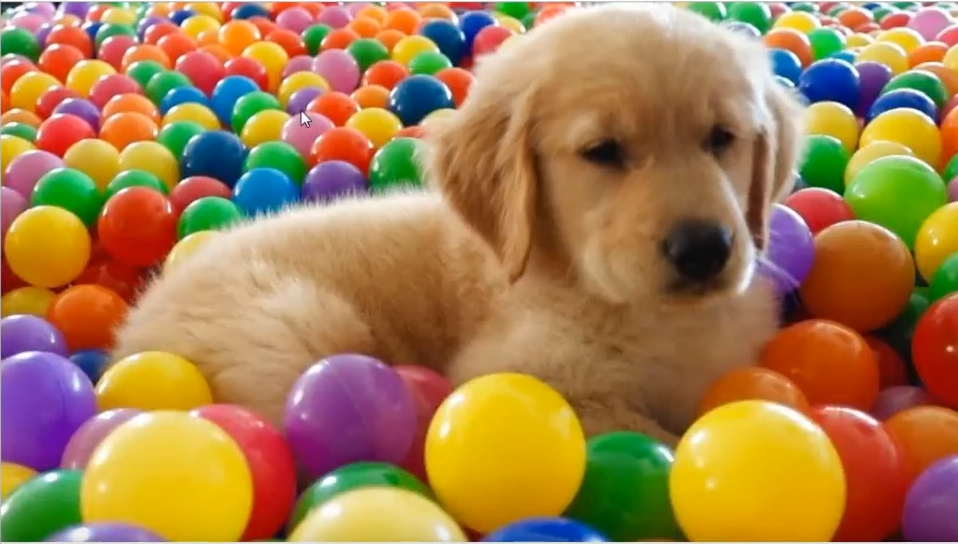
#> input picture GoruntuIsleme/2.Egitim/4-GoruntuIslemeTeknikleri/input/kopek.png, 958 x 544 px
$ jupyter execute 3-BlendingVePasting.ipynb   (shell and % lines are left out)
#> lines starting #> are read from the running program, lines starting #| are printed output that depends on the picture; after the words box and inside, x2 and y2 are one past the last pixel; in counts of white or black regions, pixels touching at a corner belong together
[cell 1]
import cv2
import matplotlib.pyplot as plt
import numpy as np

[cell 2]
img1=cv2.imread("input/kopek.png")
#> img1 is the input picture: shape (544, 958, 3); mean B, G, R 78.9, 126, 165.3
img2=cv2.imread("input/uyari.jpg")
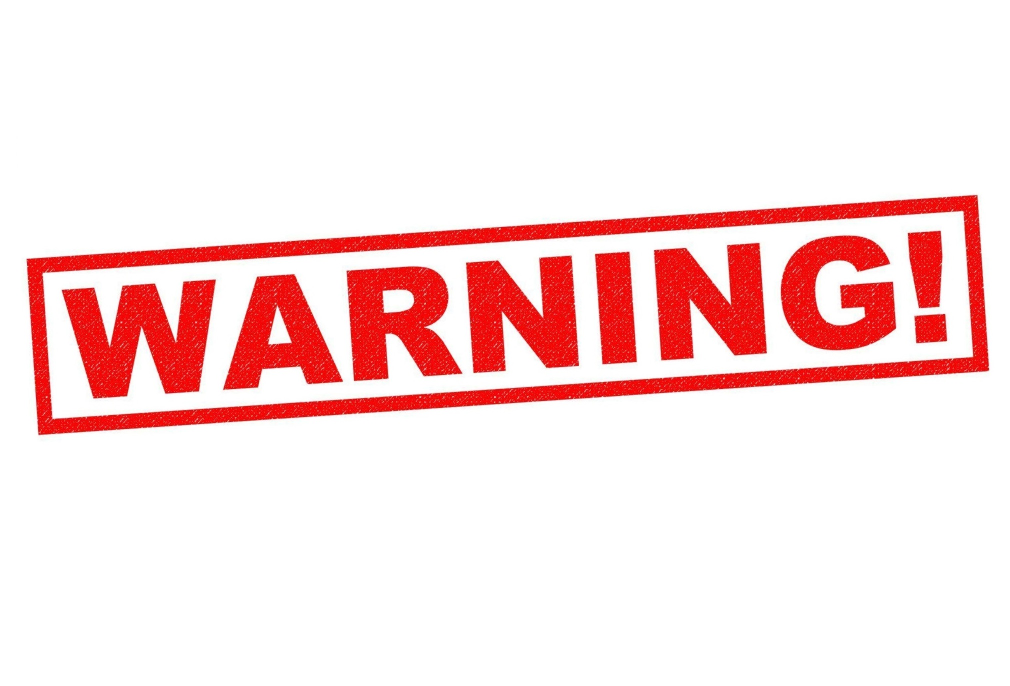
#> input picture GoruntuIsleme/2.Egitim/4-GoruntuIslemeTeknikleri/input/uyari.jpg, 2020 x 1372 px (shown at 1/2 size)
#> img2 is the input picture: shape (1372, 2020, 3); mean B, G, R 222.7, 222.9, 251.4

[cell 3]
# fotoğrafları rgb formatına getirdik
img1_rgb=cv2.cvtColor(img1,cv2.COLOR_BGR2RGB)
img2_rgb=cv2.cvtColor(img2,cv2.COLOR_BGR2RGB)

[cell 4]
print(img1_rgb.shape)
#| (544, 958, 3)
print(img2_rgb.shape)
#| (1372, 2020, 3)

[cell 5]
#şimdi iki fotoğrafın boyutlarını eşitleyeceğzi
img1_rgb=cv2.resize(img1_rgb,(1200,1200))
#> img1_rgb: shape (1200, 1200, 3)
img2_rgb=cv2.resize(img2_rgb,(1200,1200))
#> img2_rgb: shape (1200, 1200, 3)

[cell 6]
blende=cv2.addWeighted(img1_rgb,0.5,img2_rgb,0.5,0) # gama parametresi tüm piksel değerlerine eklenecek olan parametredir ( 5. parametre ) buna 0 verdik
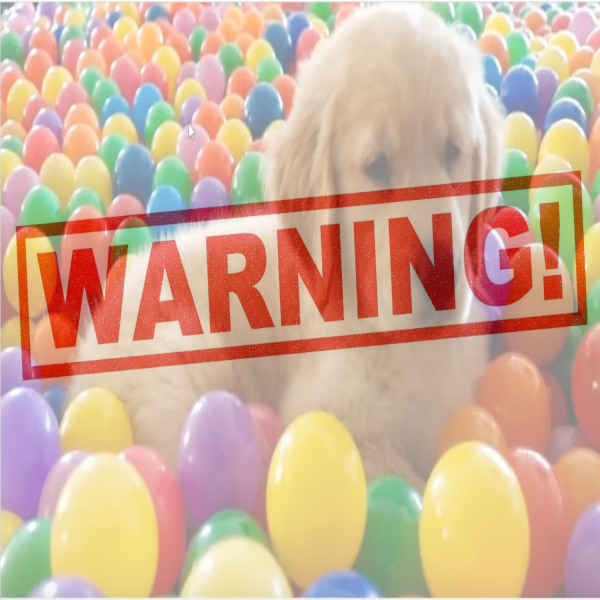
#> blende: shape (1200, 1200, 3) (shown at 1/2 size); mean R, G, B 208.3, 174.4, 150.8
plt.imshow(blende)

## iki farklı boyuttaki fotoğrafı birbirine yapıştıracağız

[cell 7]
img1_rgb=cv2.resize(img1_rgb,(1300,700))
#> img1_rgb: shape (700, 1300, 3)
img2_rgb=cv2.resize(img2_rgb,(600,600))
#> img2_rgb: shape (600, 600, 3)

[cell 8]
# yeniden isimlerndirelim
large_image=img1_rgb
small_image=img2_rgb

[cell 9]
# şimdi yapıştıralım
large_image[0:600,0:600]=small_image # dedik ki large_image imin x ve y de 0 dan 600 e kadar olan kısımları small_image olsun
plt.imshow(large_image)

## Blend ( karışım ) işlemi

[cell 10]
img1_rgb=cv2.resize(img1_rgb,(1280,720))
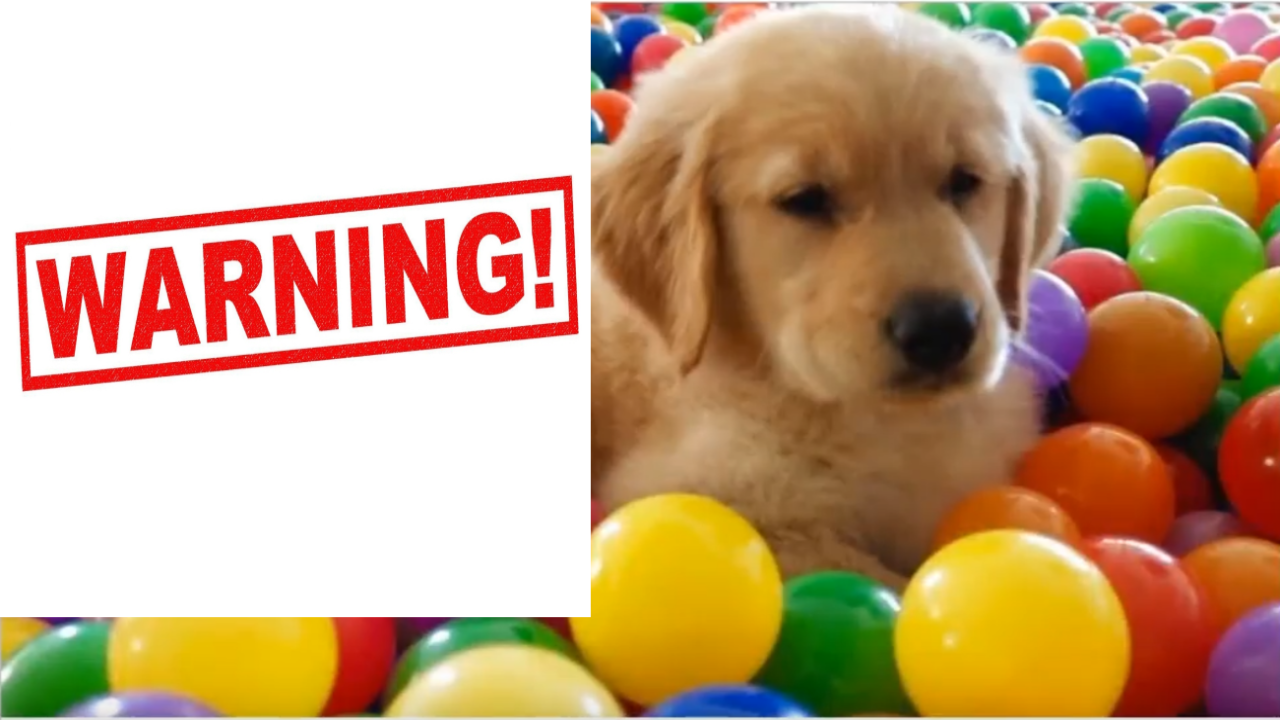
#> img1_rgb: shape (720, 1280, 3); mean R, G, B 196.2, 163.4, 128.5
img1_rgb.shape
#> Out = (720, 1280, 3)

[cell 11]
roi=img1_rgb[0:720,600:1280] # önce y ekseni sonraki x ekseni
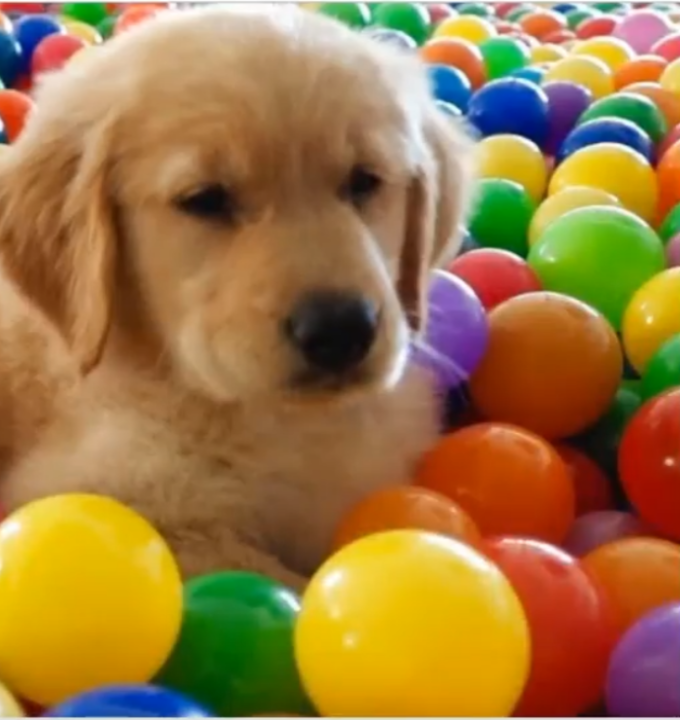
#> roi: shape (720, 680, 3); mean R, G, B 157.9, 120.1, 66.5
plt.imshow(roi)

[cell 12]
# 2. fotoğrafını gri formata dönüştürüyorum
img2_gray=cv2.cvtColor(img2_rgb,cv2.COLOR_RGB2GRAY)
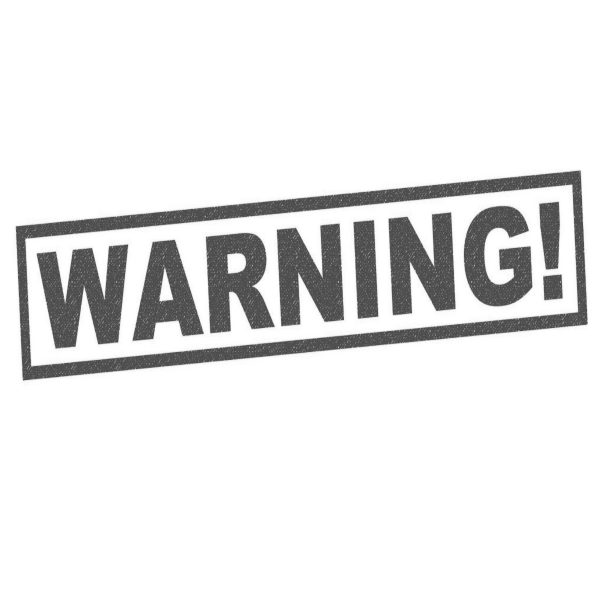
#> img2_gray: shape (600, 600); min 71, max 255, mean 231.4
plt.imshow(img2_gray,cmap='gray') # Hatırlatma : plt.imshow farklı formatta  olduğundan gray çevirince camp vermemiz gerekiyor

[cell 13]
 # şimdi arka planı siyeh, yazımızı ise beyaz yapacağız.
mask_invert=cv2.bitwise_not(img2_gray)
plt.imshow(mask_invert,cmap='gray')
print(mask_invert.shape) # gördüğümüz gibi renk kanalı için bir şey yazmadı çünkü siyah beyaz yaptık
#| (600, 600)

### cv2.bitwise_not OpenCV kütüphanesinin bir fonksiyonudur ve görüntü işleme alanında kullanılır. Bu fonksiyon, bir görüntünün piksel değerlerini tersine çevirmek için kullanılır. <br>Yani, beyaz pikseller siyah yapılır ve siyah pikseller beyaz yapılır.<br>
cv2.bitwise_not(src, dst=None, mask=None)
<br>
* src: İşlenecek giriş görüntüsü.
* dst: İşlenmiş görüntünün çıkışı. Bu parametre belirtilmezse, işlenmiş görüntü src üzerine yazılır.
* mask: Opsiyonel olarak belirtilen bir maske. Bu maske, yalnızca belirli bölgelerin tersine çevrilmesini sağlar.

[cell 14]
white_background=np.full((600,600,3),255,dtype=np.uint8) # 3 de 3 renk kanalı olsun manasında

Bu kod, 600x600 boyutlarında beyaz bir arka plan oluşturan bir NumPy dizisi (white_background) oluşturur. İşte bu kodun ayrıntıları:<br>
Bu kod, np.full fonksiyonunu kullanarak belirtilen boyutlarda ve belirli bir değerde (255, yani beyaz) dolu bir NumPy dizisi oluşturur. dtype=np.uint8 parametresi, dizinin veri tipini 8 bitlik işaretsiz tamsayı olarak belirtir. Bu genellikle siyah-beyaz görüntülerde kullanılır, çünkü bir pikselin değeri 0 ile 255 arasında olabilir. 0 siyahı, 255 beyazı temsil eder.

Bu beyaz arka plan dizisini daha sonra başka görüntülerle birleştirebilir veya üzerine çizimler yapabilirsiniz.

[cell 15]
white_background.shape

[cell 16]
# şimdi 2 kanallının üstüne basarak 3 kanallı halini elde etmiş olacağız
bk=cv2.bitwise_or(white_background,white_background,mask=mask_invert)
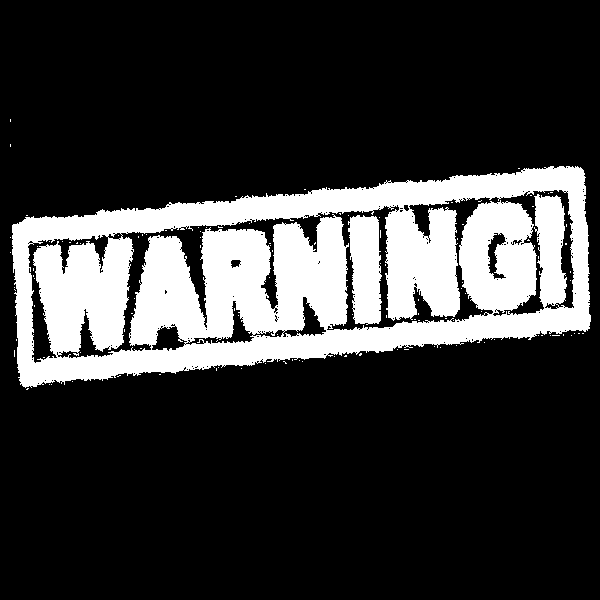
#> bk: shape (600, 600, 3); 21.8% white; 116 white regions (114 under 20 px), largest, box (x1, y1, x2, y2) and area: (12, 166, 591, 388) 75263, (348, 215, 382, 325) 3011
#> white_background: shape (600, 600, 3); every value is 255
# 3 renk kanalında oluşan arka planı siyah olan fotoğraf elde etmiş oldum
print(bk.shape)
#| (600, 600, 3)
plt.imshow(bk)

bu kod cv2.bitwise_or fonksiyonunu kullanarak iki görüntüyü birleştiriyor. mask_invert adlı bir maskeyi kullanarak, belirli bir bölgedeki piksellerin birleştirme işlemine dahil edilip edilmeyeceğini kontrol edebilirsiniz.<br>
cv2.bitwise_or(src1, src2, dst=None, mask=None)
<br>
* src1: İlk giriş görüntüsü.
* src2: İkinci giriş görüntüsü.
* dst: İşlenmiş görüntünün çıkışı. Bu parametre belirtilmezse, işlenmiş görüntü src1 üzerine yazılır.
* mask: Opsiyonel olarak belirtilen bir maske. Bu maske, yalnızca belirli bölgelerin birleştirilmesini sağlar.

[cell 17]
# şimdi yazımı kırmızıya çevireceğim
fg=cv2.bitwise_or(img2_rgb,img2_rgb,mask=mask_invert) # img2_rgb fotoğrafına maskı ekleyerek kırmızıyı sbt bırakıp arka planı siyah yapmış olduk şeklinde yorumladım
plt.imshow(fg)

[cell 18]
plt.imshow(img2_rgb)

[cell 19]
# şimdi fg fotoğrafımı roi me yapıştıracağım
# bunların shape leri aynı olmalı
roi=img1_rgb[120:720,680:1280]
#> roi: shape (600, 600, 3)
final_roi=cv2.bitwise_or(roi,fg)
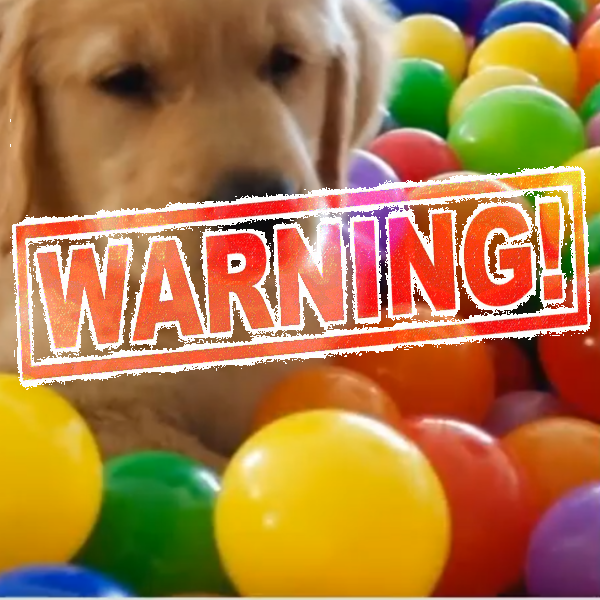
#> final_roi: shape (600, 600, 3); mean R, G, B 173.4, 122.7, 69
plt.imshow(final_roi)
plt.imshow(large_image)

[cell 20]
# şimdi de büyük fotoğrafın sağ tarafına yapıştıracağız
# karışıklık olduğundan bu kısmı tekrardan tanımladım
img1=cv2.imread("input/kopek.png")
img1_rgb=cv2.cvtColor(img1,cv2.COLOR_BGR2RGB)
img1_rgb=cv2.resize(img1_rgb,(1280,720))

large_image=img1_rgb
small_image=final_roi
large_image[120:720,680:1280]=small_image
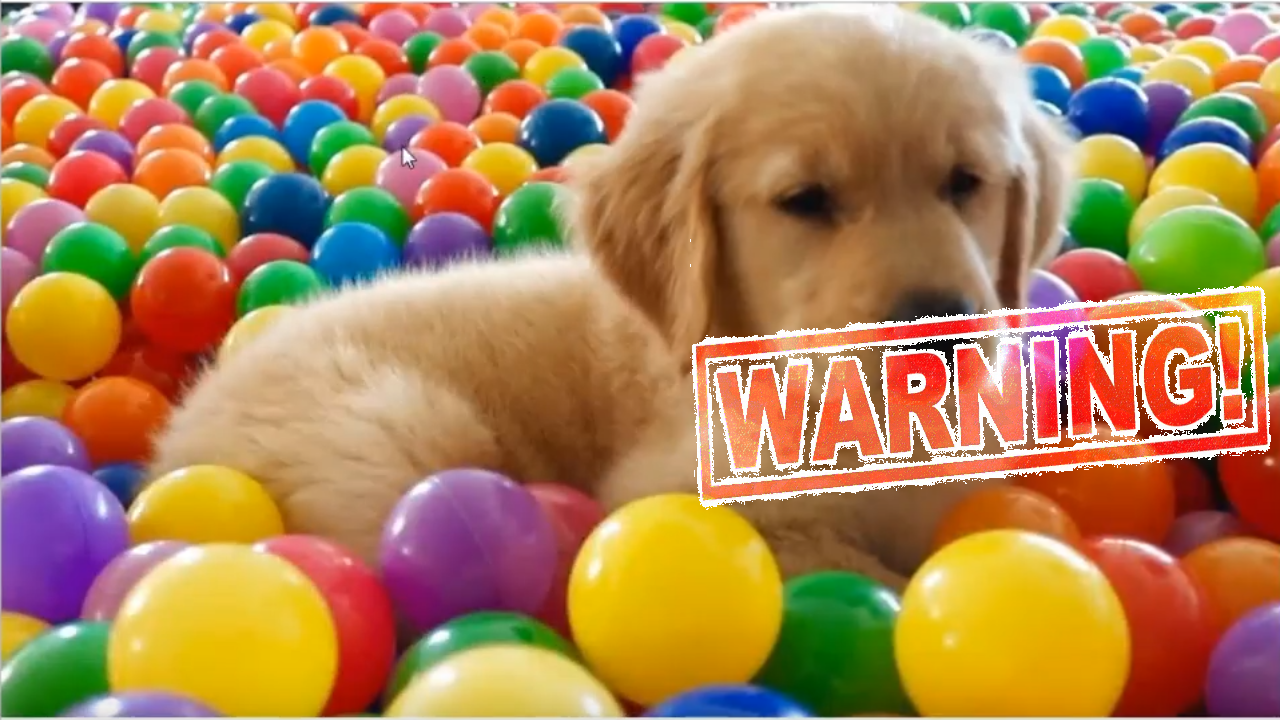
#> large_image: shape (720, 1280, 3); mean R, G, B 174.5, 131.6, 85.8
plt.imshow(large_image)
